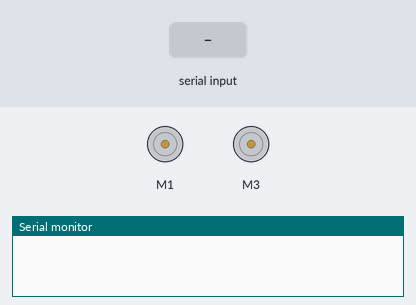
This sketch was run on a simulated Arduino Uno, built with avr-gcc and run on an emulated ATmega328P. Shown: 2 × DC motor (green arrow = forward, orange = backward, longer = faster), the last lines printed to the serial monitor. Inputs (shaded band) come from the test bench.

Above: at 1.2 s.
1.3 s: "w" received over Serial
At 1.7 s:
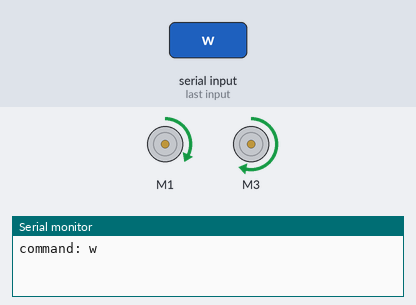
3.3 s: "s" received over Serial
At 3.7 s:
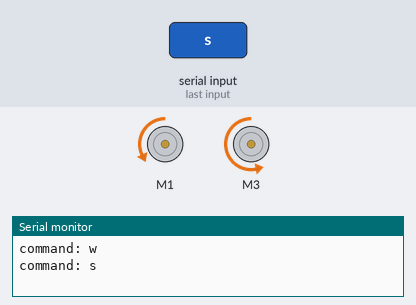
5.3 s: "a" received over Serial
At 5.7 s:
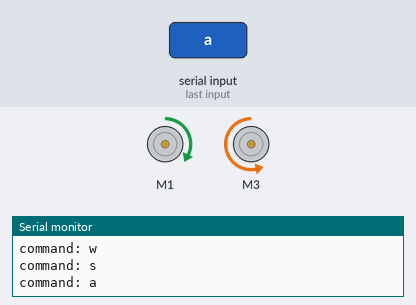
7.3 s: "d" received over Serial
At 7.7 s:
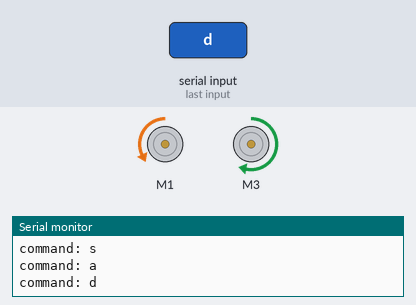
Timing chart, 0 to 10.3 s (numbered marks = the images above; inputs shaded):
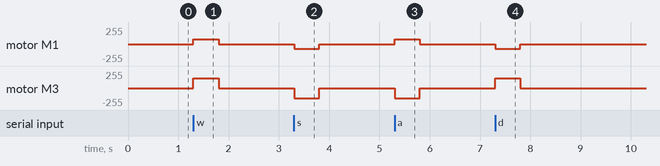

Measured:
- after the input at 1.3 s, motor M1: stopped → forward 70/255 at once, → stopped 0.50 s later; motor M3: stopped → forward 150/255 at once, → stopped 0.50 s later
- after the input at 3.3 s, motor M1: stopped → backward 70/255 at once, → stopped 0.50 s later; motor M3: stopped → backward 150/255 at once, → stopped 0.50 s later
- after the input at 5.3 s, motor M1: stopped → forward 70/255 at once, → stopped 0.50 s later; motor M3: stopped → backward 150/255 at once, → stopped 0.50 s later
- after the input at 7.3 s, motor M1: stopped → backward 70/255 at once, → stopped 0.50 s later; motor M3: stopped → forward 150/255 at once, → stopped 0.50 s later

The sketch:

Giannis_Solution.ino
```cpp
#include <AFMotor.h>

AF_DCMotor motorR(1,MOTOR12_8KHZ);
AF_DCMotor motorL(3,MOTOR34_8KHZ);

char command;

void setup() {

Serial.begin(9600);
motorR.setSpeed(70);
motorL.setSpeed(150);


}
void loop() {

if(Serial.available()>0){

  command = Serial.read();

  Serial.print("command: ");
  Serial.println(command);


  if(command == 'w'){
    forward();
  }

  if(command == 's'){
    backward();
  }

  if(command == 'a'){
    left();
  }

  if(command == 'd'){
    right();
  }
}


}
```

backward.ino
```cpp
void backward(){
motorR.run(BACKWARD);
motorL.run(BACKWARD);
delay(500);
motorR.run(RELEASE);
motorL.run(RELEASE);
}
```

forward.ino
```cpp
void forward(){
motorR.run(FORWARD);
motorL.run(FORWARD);
delay(500);
motorR.run(RELEASE);
motorL.run(RELEASE);
}
```

left.ino
```cpp
void left(){
motorR.run(FORWARD);
motorL.run(BACKWARD);
delay(500);
motorR.run(RELEASE);
motorL.run(RELEASE);
}
```

right.ino
```cpp
void right(){
motorR.run(BACKWARD);
motorL.run(FORWARD);
delay(500);
motorR.run(RELEASE);
motorL.run(RELEASE);
}
```
